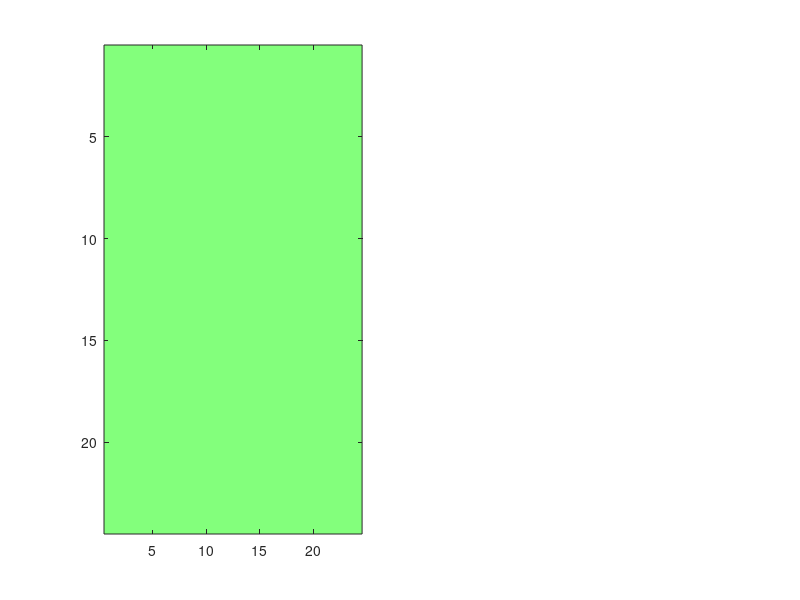

This figure's MATLAB source: (Note: this script raises an error after producing the figure.)
%% Step 3: Organize PSI values by channel pair. 

Condition         = 'OnlyPrior';                                                 % Options: 'OnlyPrior' or 'OnlyPretone' or 'Both'
Frequency_Band    = 'theta';
Behavior          = 'correct';
Congruency        = 'congruent';
SNR               = [-11/6, -5/3, 5/3, 11/6, -1.5000, -1.2500, 1.2500, 1.5000];  % Options: any combination of  -11/6, -5/3, -1.5000, -1.2500, 0, 1.2500, 1.5000, 5/3, 11/6; 
animals           = {'MrCassius'};                                                     % Options: 'MrCassius' and/or 'MrM'
rootdir           = 'C:\Users\auditory research la\OneDrive\Desktop\Sonia_Data\Expectation_Connectivity_Results_FullArray\theta';                                 
sessions          = dir(fullfile(rootdir, '19*'));

% Define the PFC and AC channel labels and generate temporary grids

channels               = arrayfun(@(x) sprintf('ch%02d', x), 1:24, 'UniformOutput', false);
OnlyPrior_PSI_grid   = cell(24, 24); 
OnlyPretone_PSI_grid = cell(24, 24);

%% Loop through all sessions and sort PSI values by channel-pair 

for i = 1:length(sessions)

    RecDate = sessions(i).name;

    for j = 1:length(animals)
        Animal = animals{j};
        session_path = fullfile(rootdir, RecDate, Animal);

        if exist(session_path, 'dir') % Check if the directory exists
            PSI_OnlyPrior_file   = dir(fullfile(session_path, [Animal, '_', RecDate, '_', 'OnlyPrior_',  Behavior,'_', Congruency, '_', Frequency_Band,'_PSI.mat']));
            PSI_OnlyPretone_file = dir(fullfile(session_path, [Animal, '_', RecDate, '_','OnlyPretone_', Behavior,'_', Congruency, '_', Frequency_Band,'_PSI.mat']));

            if ~isempty(PSI_OnlyPrior_file)
                fprintf('Processing session %s:\n', RecDate);
            else
                continue;
            end

      for k = 1:length(PSI_OnlyPrior_file)

        PSI_OnlyPrior_filename   = PSI_OnlyPrior_file(k).name;
        PSI_OnlyPretone_filename = PSI_OnlyPretone_file(k).name;

        temp_OnlyPrior_dir   = fullfile(session_path, PSI_OnlyPrior_filename);
        temp_OnlyPretone_dir = fullfile(session_path, PSI_OnlyPretone_filename);

        % Load the .mat file safely
         load(temp_OnlyPrior_dir,'PSI_OnlyPrior' );
         load(temp_OnlyPretone_dir,'PSI_OnlyPretone');

       OnlyPrior_Matrix     = PSI_OnlyPrior.psispctrm; 
       OnlyPrior_labels     = PSI_OnlyPrior.labelcmb;         
       OnlyPretone_Matrix   = PSI_OnlyPretone.psispctrm; 
       OnlyPretone_labels   = PSI_OnlyPretone.labelcmb;       

      end    

           % Populate OnlyPrior_PSI_grid with data 

           for rowIdx_1 = 1:size(OnlyPrior_Matrix, 1)

            % Extract channel pair from label
            pfcLabel = OnlyPrior_labels{rowIdx_1, 1};  % First column: PFC label (e.g., 'D1_PFC_ch05')
            acLabel  = OnlyPrior_labels{rowIdx_1, 2};  % Second column: AC label (e.g., 'D3_AC_ch04')

            % Remove the 'D' component and isolate the channel labels
            pfcChannel = regexp(pfcLabel, 'PFC_ch\d+', 'match', 'once');  % Extract PFC channel
            acChannel  = regexp(acLabel, 'AC_ch\d+', 'match', 'once');    % Extract AC channel

            % Find indices in the grid
            pfcIdx = find(strcmp(channels, strrep(pfcChannel, 'PFC_', '')));
            acIdx  = find(strcmp(channels,  strrep(acChannel, 'AC_', '')));

                % Assign the data row to the grid position
                if ~isempty(pfcIdx) && ~isempty(acIdx)
                    if isempty(OnlyPrior_PSI_grid{pfcIdx, acIdx})
                    % Initialize the cell with the first row of data
                    OnlyPrior_PSI_grid{pfcIdx, acIdx} = OnlyPrior_Matrix(rowIdx_1, :);
                    else
                    % Append the new row of data to the existing data
                    OnlyPrior_PSI_grid{pfcIdx, acIdx} = [OnlyPrior_PSI_grid{pfcIdx, acIdx}; OnlyPrior_Matrix(rowIdx_1, :)];
                    end

                end
           end

           % Populate OnlyPretone_PSI_grid with data 

           for rowIdx_2 = 1:size(OnlyPretone_Matrix, 1)

            % Extract channel pair from label
            pfcLabel = OnlyPretone_labels{rowIdx_2, 1};  % First column: PFC label (e.g., 'D1_PFC_ch05')
            acLabel  = OnlyPretone_labels{rowIdx_2, 2};  % Second column: AC label (e.g., 'D3_AC_ch04')

            % Remove the 'D' component and isolate the channel labels
            pfcChannel = regexp(pfcLabel, 'PFC_ch\d+', 'match', 'once'); % Extract PFC channel
            acChannel  = regexp(acLabel, 'AC_ch\d+', 'match', 'once');    % Extract AC channel

            % Find indices in the grid
            pfcIdx = find(strcmp(channels, strrep(pfcChannel, 'PFC_', '')));
            acIdx  = find(strcmp(channels, strrep(acChannel, 'AC_', '')));

                % Assign the data row to the grid position
                if ~isempty(pfcIdx) && ~isempty(acIdx)
                    if isempty(OnlyPretone_PSI_grid{pfcIdx, acIdx})
                    % Initialize the cell with the first row of data
                    OnlyPretone_PSI_grid{pfcIdx, acIdx} = OnlyPretone_Matrix(rowIdx_2, :);
                    else
                    % Append the new row of data to the existing data
                    OnlyPretone_PSI_grid{pfcIdx, acIdx} = [OnlyPretone_PSI_grid{pfcIdx, acIdx}; OnlyPretone_Matrix(rowIdx_2, :)];
                    end                 
                end
           end

         end
     end
end




%% Average selected bands to output a single PSI value per channel pair (OnlyPrior)


if strcmp(Frequency_Band,'theta') == 1
% Define the range of columns to average
columnRange = 5:8;

% Initialize a new grid to store the averaged values
OnlyPrior_averagedGrid = nan(24, 24); % Use NaN to handle empty grid positions

% Loop through each position in the grid
for pfcIdx = 1:24
    for acIdx = 1:24
        % Check if the grid position contains data
        if ~isempty(OnlyPrior_PSI_grid{pfcIdx, acIdx})
            % Extract the data matrix for the current position
            dataposition = OnlyPrior_PSI_grid{pfcIdx, acIdx};

            % Compute the average of the selected columns
            columnAverage = mean(dataposition(:, columnRange), 'all', 'omitnan');

            % Store the average in the new grid
            OnlyPrior_averagedGrid(pfcIdx, acIdx) = columnAverage;
        end
    end
end
end



if strcmp(Frequency_Band,'beta') == 1
% Define the range of columns to average
columnRange = 15:30;

% Initialize a new grid to store the averaged values
OnlyPrior_averagedGrid = nan(24, 24); % Use NaN to handle empty grid positions

% Loop through each position in the grid
for pfcIdx = 1:24
    for acIdx = 1:24
        % Check if the grid position contains data
        if ~isempty(OnlyPrior_PSI_grid{pfcIdx, acIdx})
            % Extract the data matrix for the current position
            dataposition = OnlyPrior_PSI_grid{pfcIdx, acIdx};

            % Compute the average of the selected columns
            columnAverage = mean(dataposition(:, columnRange), 'all', 'omitnan');

            % Store the average in the new grid
            OnlyPrior_averagedGrid(pfcIdx, acIdx) = columnAverage;
        end
    end
end
end


%% Average selected bands to output a single PSI value per channel pair (OnlyPretone)

if strcmp(Frequency_Band,'theta') == 1
% Define the range of columns to average
columnRange = 5:8;

% Initialize a new grid to store the averaged values
OnlyPretone_averagedGrid = nan(24, 24); % Use NaN to handle empty grid positions

% Loop through each position in the grid
for pfcIdx = 1:24
    for acIdx = 1:24
        % Check if the grid position contains data
        if ~isempty(OnlyPretone_PSI_grid{pfcIdx, acIdx})
            % Extract the data matrix for the current position
            dataposition = OnlyPretone_PSI_grid{pfcIdx, acIdx};

            % Compute the average of the selected columns
            columnAverage = mean(dataposition(:, columnRange), 'all', 'omitnan');

            % Store the average in the new grid
            OnlyPretone_averagedGrid(pfcIdx, acIdx) = columnAverage;
        end
    end
end
end

if strcmp(Frequency_Band,'beta') == 1
% Define the range of columns to average
columnRange = 15:30;

% Initialize a new grid to store the averaged values
OnlyPretone_averagedGrid = nan(24, 24); % Use NaN to handle empty grid positions

% Loop through each position in the grid
for pfcIdx = 1:24
    for acIdx = 1:24
        % Check if the grid position contains data
        if ~isempty(OnlyPretone_PSI_grid{pfcIdx, acIdx})
            % Extract the data matrix for the current position
            dataposition = OnlyPretone_PSI_grid{pfcIdx, acIdx};

            % Compute the average of the selected columns
            columnAverage = mean(dataposition(:, columnRange), 'all', 'omitnan');

            % Store the average in the new grid
            OnlyPretone_averagedGrid(pfcIdx, acIdx) = columnAverage;
        end
    end
end
end

%

%% Plot average PSI 

% Replace NaNs with zero
OnlyPrior_averagedGrid(isnan(OnlyPrior_averagedGrid)) = 0;
OnlyPretone_averagedGrid(isnan(OnlyPretone_averagedGrid)) = 0;

% % % Determine the global color range
% globalMin = 0.00;
% globalMax = 0.025;
% % 
% % % Clamp values to the global color range
% averagedGrid_1_clamped = max(globalMin, min(globalMax, OnlyPrior_averagedGrid));
% averagedGrid_2_clamped = max(globalMin, min(globalMax, OnlyPretone_averagedGrid));

averagedGrid_1_clamped = OnlyPrior_averagedGrid;
averagedGrid_2_clamped = OnlyPretone_averagedGrid;

% Plot the first heatmap
figure(1);
subplot(1, 2, 1);
imagesc(averagedGrid_1_clamped);
colormap(jet(256)); % 256 instead of default 64
%colormap(jet)
clim([globalMin, globalMax]);
colorbar;
xlabel('AC Channels');
ylabel('PFC Channels');
title(['OnlyPrior-',  Frequency_Band, '-', Animal]);
xticks(1:24);
yticks(1:24);
xticklabels(arrayfun(@(x) sprintf('ch%02d', x), 1:24, 'UniformOutput', false));
yticklabels(arrayfun(@(x) sprintf('ch%02d', x), 1:24, 'UniformOutput', false));
axis square;

% Plot the second heatmap
subplot(1, 2, 2);
imagesc(averagedGrid_2_clamped);
colormap(jet(256)); % 256 instead of default 64
clim([globalMin, globalMax]);
colorbar;
xlabel('AC Channels');
ylabel('PFC Channels');
title(['OnlyPretone-',  Frequency_Band, '-', Animal]);
xticks(1:24);
yticks(1:24);
xticklabels(arrayfun(@(x) sprintf('ch%02d', x), 1:24, 'UniformOutput', false));
yticklabels(arrayfun(@(x) sprintf('ch%02d', x), 1:24, 'UniformOutput', false));
axis square;

% %% Statistics
% 
% % Initialize an empty array to store all trials
% OnlyPrior_all_trials = [];
% 
% % Iterate through each cell in preCueOnset_PSI_grid
% for i = 1:numel(OnlyPrior_PSI_grid)
%     % Concatenate the trials from the current cell
%     OnlyPrior_all_trials = [OnlyPrior_all_trials; OnlyPrior_PSI_grid{i}];
% end
% 
% % Initialize an empty array to store all trials
% OnlyPretone_all_trials = [];
% 
% % Iterate through each cell in testToneOnset_PSI_grid
% for b = 1:numel(OnlyPretone_PSI_grid)
%     % Concatenate the trials from the current cell
%     OnlyPretone_all_trials = [OnlyPretone_all_trials; OnlyPretone_PSI_grid{b}];
% end
% 
% 
% %% Band-wise collect all values for each channel pair, and collapse into column
% 
% if strcmp(Frequency_Band,'theta') == 1
% 
% % Extract columns 5 to 8 and reshape into a single column
% OnlyPrior_theta = OnlyPrior_all_trials(:, 5:8);
% OnlyPrior_theta = OnlyPrior_theta(:);
% 
% OnlyPretone_theta = OnlyPretone_all_trials(:, 5:8);
% OnlyPretone_theta = OnlyPretone_theta(:);
% 
% OnlyPrior_PFC_2_AC = OnlyPrior_theta(OnlyPrior_theta > 0);
% OnlyPrior_AC_2_PFC = OnlyPrior_theta(OnlyPrior_theta < 0);
% 
% OnlyPretone_PFC_2_AC = OnlyPretone_theta(OnlyPretone_theta > 0);
% OnlyPretone_AC_2_PFC = OnlyPretone_theta(OnlyPretone_theta < 0);
% 
% end
% 
% 
% if strcmp(Frequency_Band,'alpha') == 1
% 
% % Extract columns 5 to 8 and reshape into a single column
% OnlyPrior_alpha = preCue_all_trials(:, 9:14);
% OnlyPrior_alpha = OnlyPrior_alpha(:);
% 
% OnlyPretone_alpha = OnlyPretone_all_trials(:, 9:14);
% OnlyPretone_alpha = OnlyPretone_alpha(:);
% 
% OnlyPrior_PFC_2_AC = OnlyPrior_alpha(OnlyPrior_alpha > 0);
% OnlyPrior_AC_2_PFC = OnlyPrior_alpha(OnlyPrior_alpha < 0);
% 
% OnlyPretone_PFC_2_AC = OnlyPretone_alpha(OnlyPretone_alpha > 0);
% OnlyPretone_AC_2_PFC = OnlyPretone_alpha(OnlyPretone_alpha < 0);
% 
% end
% 
% if strcmp(Frequency_Band,'beta') == 1
% 
% % Extract columns 5 to 8 and reshape into a single column
% OnlyPrior_alpha = preCue_all_trials(:, 15:30);
% OnlyPrior_alpha = OnlyPrior_alpha(:);
% 
% OnlyPretone_alpha = OnlyPretone_all_trials(:, 15:30);
% OnlyPretone_alpha = OnlyPretone_alpha(:);
% 
% OnlyPrior_PFC_2_AC = OnlyPrior_alpha(OnlyPrior_alpha > 0);
% OnlyPrior_AC_2_PFC = OnlyPrior_alpha(OnlyPrior_alpha < 0);
% 
% OnlyPretone_PFC_2_AC = OnlyPretone_alpha(OnlyPretone_alpha > 0);
% OnlyPretone_AC_2_PFC = OnlyPretone_alpha(OnlyPretone_alpha < 0);
% 
% end
% 
% %%
% 
% % Combine the two arrays
% OnlyPrior_combined_array   = [OnlyPrior_PFC_2_AC; OnlyPrior_AC_2_PFC];
% OnlyPrior_combined_array   = abs(OnlyPrior_combined_array);
% 
% OnlyPretone_combined_array = [OnlyPretone_PFC_2_AC; OnlyPretone_AC_2_PFC];
% OnlyPretone_combined_array = abs(OnlyPretone_combined_array);
% 
% %%
% 
% % save(fullfile('C:\Users\Corey Roach\Desktop\Expectation_Analysis', 'Belt_PSI_Values.mat'), 'OnlyPrior_combined_array', 'OnlyPretone_combined_array');
% 
% %%
% % Perform the Mann-Whitney U test (Wilcoxon rank-sum test) twice
% [p, h, stats] = ranksum(OnlyPrior_combined_array, OnlyPretone_combined_array);  
% 
% % Bonferroni correction: adjust p-value threshold for two tests
% alpha = 0.05;
% adjusted_alpha = alpha / 4;
% 
% % Display adjusted p-values and significance results
% % fprintf('Adjusted p-value for test 1: %.4f\n', PFC_2_AC_p);
% % fprintf('Adjusted p-value for test 2: %.4f\n', AC_2_PFC_p);
% % fprintf('Test 1 significant (Bonferroni): %d\n', PFC_2_AC_p < adjusted_alpha);
% % fprintf('Test 2 significant (Bonferroni): %d\n', AC_2_PFC_p < adjusted_alpha);
% 
% % Calculate means and 95% CI for both data sets
% mean1 = mean(OnlyPrior_combined_array);
% mean2 = mean(OnlyPretone_combined_array);
% stderr1 = std(OnlyPrior_combined_array) / sqrt(length(OnlyPrior_combined_array));  % Standard error of the mean
% stderr2 = std(OnlyPretone_combined_array) / sqrt(length(OnlyPretone_combined_array));  % Standard error of the mean
% CI1 = 1.96 * stderr1;  % 95% confidence interval for data1
% CI2 = 1.96 * stderr2;  % 95% confidence interval for data2
% 
% % Plot grouped bars
% hold on 
% bar(1, mean1, 'FaceColor', [0.4, 0.8, 1.0], 'EdgeColor', 'k', 'BarWidth', .75);
% bar(2, mean2, 'FaceColor', [1.0, 0.7, 0.3], 'EdgeColor', 'k', 'BarWidth', .75);
% 
% % Add error bars for 95% CI
% errorbar(1, mean1, CI1, 'k', 'LineStyle', 'none', 'LineWidth', 1.5);
% errorbar(2, mean2, CI2, 'k', 'LineStyle', 'none', 'LineWidth', 1.5);
% 
% % Customize the plot
% set(gca, 'XTick', [1 2], 'XTickLabel', {'LED', 'Pretone'});  % Set x-axis labels to 'LED' and 'Pretone'
% ylim([0 .018])
% ylabel('Mean PSI Value');
% %title('Mean PSI with 95% Confidence Interval');
% 
% % Adjust the axis to reduce space between bars
% set(gca, 'XLim', [0.5 2.5]);  % Adjust the x-axis limits to reduce space between bars
% 
% hold off;

% %% plotting histogram 
% 
% %[~, bins] = hist([OnlyPrior_PFC_2_AC; abs(OnlyPrior_AC_2_PFC); OnlyPretone_PFC_2_AC; abs(OnlyPretone_AC_2_PFC)], 100);
% load('C:\Users\Corey Roach\Documents\00_DATA\bins.mat')
% 
% % Compute histograms for each dataset
% posCounts_1 = hist(OnlyPrior_PFC_2_AC, bins);
% negCounts_1 = hist(abs(OnlyPrior_AC_2_PFC), bins);
% posCounts_2 = hist(OnlyPretone_PFC_2_AC, bins);
% negCounts_2 = hist(abs(OnlyPretone_AC_2_PFC), bins);
% 
% % Normalize counts to percentages
% posCounts_1 = posCounts_1 / sum(posCounts_1) * 100;
% negCounts_1 = negCounts_1 / sum(negCounts_1) * 100;
% posCounts_2 = posCounts_2 / sum(posCounts_2) * 100;
% negCounts_2 = negCounts_2 / sum(negCounts_2) * 100;
% 
% % Plot histograms
% 
% figure(2);
% 
% hold on;
% % Condition 1: Red (Positive) & Soft Red (Negative)
% bar(bins,   posCounts_1,   'FaceColor', [1, 0.6, 0.6], 'FaceAlpha', 0.5,'EdgeColor', 'k', 'BarWidth', 1);  % Soft Red with black edges;                    % Red with black edges
% bar(-bins,  -negCounts_1,  'FaceColor', [0.6, 0.6, 1], 'FaceAlpha', 0.5, 'EdgeColor', 'k', 'BarWidth', 1); % Soft Blue with black edges
% 
% 
% % Labels and Legend
% xlabel('PSI Value');
% ylabel('Proportion of Sites');
% % ylim([-65 65])
% % xlim([-.15 .15])
% axis([-.025 .025 -65 65]) 
% leg = legend({'Top-down  Direction', 'Bottom-up Direction'}, 'Location', 'SouthEast');
% set(leg, 'FontSize', 12); % Reduce legend font size
% 
% % Improve aesthetics
% set(gca, 'FontSize', 18, 'LineWidth', 1.5); % Keep axis font size at 18
% box on;
% hold off;

% figure(3)
% 
% hold on 
% bar(bins,   posCounts_2,   'FaceColor', [1, 0.6, 0.6], 'FaceAlpha', 0.5,'EdgeColor', 'k', 'BarWidth', 1);  % Soft Red with black edges;                    % Red with black edges
% bar(-bins,  -negCounts_2,  'FaceColor', [0.6, 0.6, 1], 'FaceAlpha', 0.5, 'EdgeColor', 'k', 'BarWidth', 1); % Soft Blue with black edges
% 
% % Labels and Legend
% xlabel('PSI Value', 'FontSize', 18);
% ylabel('Proportion of Sites', 'FontSize', 18);
% axis([-.025 .025 -65 65]) 
% 
% % Set legend and adjust its font size
% leg = legend({'Top-down  Direction', 'Bottom-up Direction'}, 'Location', 'SouthEast');
% set(leg, 'FontSize', 12); % Reduce legend font size
% 
% % Improve aesthetics
% set(gca, 'FontSize', 18, 'LineWidth', 1.5); % Keep axis font size at 18
% box on;
% hold off;
% 
% %'FaceColor', [1, 0.6, 0.6], 'FaceAlpha', 0.5,'EdgeColor', 'k', 'BarWidth', 1);  % Soft Red with black edges;
% %FaceColor', [0.6, 0.6, 1], 'FaceAlpha', 0.5, 'EdgeColor', 'k', 'BarWidth', 1); % Soft Blue with black edges;

% %% Statistics
% 
% % Assuming preCue and testTone are both 20x20 cell arrays
% % and each cell contains a struct with numeric fields
% 
% 
% subtracted_PSI_grid = cell(size(OnlyPrior_PSI_grid)); % Preallocate
% 
% for i = 1:size(OnlyPrior_PSI_grid, 1)
%     for j = 1:size(OnlyPrior_PSI_grid, 2)
%         subtracted_PSI_grid{i, j} = OnlyPretone_PSI_grid{i, j} - OnlyPrior_PSI_grid{i, j};
%     end
% end
% 
% 
% subtracted_all_trials = [];
% 
% % Iterate through each cell in preCueOnset_PSI_grid
% for i = 1:numel(OnlyPrior_PSI_grid)
%     % Concatenate the trials from the current cell
%    subtracted_all_trials = [subtracted_all_trials; subtracted_PSI_grid{i}];
% end
% 
% % Extract columns 5 to 8 and reshape into a single column
% diff_theta = subtracted_all_trials(:, 5:8);
% diff_theta = diff_theta(:);
% 
% diff_PFC_2_AC = OnlyPrior_theta(OnlyPrior_theta > 0);
% diff_AC_2_PFC = OnlyPrior_theta(OnlyPrior_theta < 0);

%% Jamie Kuminski Core/Belt Analysis

% Core_OnlyPrior_averagedGrid   = OnlyPrior_averagedGrid;
% Core_OnlyPretone_averagedGrid = OnlyPretone_averagedGrid;
% save(fullfile('C:\Users\Corey Roach\Desktop\Expectation_Analysis', 'Core_Spatial_PSI_Values.mat'), 'Core_OnlyPrior_averagedGrid', 'Core_OnlyPretone_averagedGrid');

% Belt_OnlyPrior_averagedGrid   = OnlyPrior_averagedGrid;
% Belt_OnlyPretone_averagedGrid = OnlyPretone_averagedGrid;
% save(fullfile('C:\Users\Corey Roach\Desktop\Expectation_Analysis', 'Belt_Spatial_PSI_Values.mat'), 'Belt_OnlyPrior_averagedGrid', 'Belt_OnlyPretone_averagedGrid');

% Subtract the session-wise means from each other and plot as a histogram.

% % Subtract the conditions
% Belt_Subtracted = Belt_OnlyPrior_averagedGrid - Belt_OnlyPretone_averagedGrid;
% Core_Subtracted = Core_OnlyPrior_averagedGrid - Core_OnlyPretone_averagedGrid; 
% 
% % Reshape the matrices into column vectors
% Belt_Subtracted_Column = Belt_Subtracted(:);
% Core_Subtracted_Column = Core_Subtracted(:);
% 
% % Subtract the conditions
% Belt_Subtracted = Belt_OnlyPrior_averagedGrid - Belt_OnlyPretone_averagedGrid;
% Core_Subtracted = Core_OnlyPrior_averagedGrid - Core_OnlyPretone_averagedGrid; 
% 
% % Reshape the matrices into column vectors
% Belt_Subtracted_Column = Belt_Subtracted(:);
% Core_Subtracted_Column = Core_Subtracted(:);
% 
% % Set the same number of bins for both histograms
% numBins = 20;
% 
% % Calculate the edges for both histograms using the same bin range
% edges = linspace(min([Belt_Subtracted_Column; Core_Subtracted_Column]), max([Belt_Subtracted_Column; Core_Subtracted_Column]), numBins+1);
% 
% % Calculate the histogram counts for each condition using the same bin edges
% [counts_belt, ~] = histcounts(Belt_Subtracted_Column, edges);
% [counts_core, ~] = histcounts(Core_Subtracted_Column, edges);
% 
% % Plot the histograms with transparency
% hold on;
% 
% % Plot the first histogram for Belt_Subtracted with a specific color and transparency
% h1 = bar(edges(1:end-1), counts_belt, 'FaceColor', [0.4, 1.0, 0.4], 'EdgeColor', 'k', 'BarWidth', 1);
% set(h1, 'FaceAlpha', 0.5);  % Set transparency for Belt_Subtracted
% 
% % Plot the second histogram for Core_Subtracted with a different color and transparency
% h2 = bar(edges(1:end-1), counts_core, 'FaceColor', [1.0, 0.4, 0.4], 'EdgeColor', 'k', 'BarWidth', 1);
% set(h2, 'FaceAlpha', 0.5);  % Set transparency for Core_Subtracted
% 
% hold off;
% 
% % Customize the plot
% set(gca, 'XTick', linspace(min(edges), max(edges), numBins), 'XTickLabel', round(linspace(min(edges), max(edges), numBins), 2));  % Set x-axis labels
% ylabel('Frequency');
% xlabel('Subtracted mean PSI values');% 
% % Optionally, add a legend to differentiate the histograms
% legend({'Belt Subtracted', 'Core Subtracted'});



%%

% % Perform K-S test for normality on Core_Subtracted and Belt_Subtracted
% % Null Hypothesis: Data follows a normal distribution
% 
% % Test on Core_Subtracted (shifted to zero mean)
% [h_core, p_core] = kstest(Core_Subtracted_Column - mean(Core_Subtracted_Column));  % Center around zero
% fprintf('K-S Test for Core Subtracted: h = %d, p = %.4f\n', h_core, p_core);
% 
% % Test on Belt_Subtracted (shifted to zero mean)
% [h_belt, p_belt] = kstest(Belt_Subtracted_Column - mean(Belt_Subtracted_Column));  % Center around zero
% fprintf('K-S Test for Belt Subtracted: h = %d, p = %.4f\n', h_belt, p_belt);
% 
% % Perform K-S test to compare the distributions of Core and Belt Subtracted
% % Null Hypothesis: The two samples are from the same distribution
% 
% % Perform K-S test between the two distributions
% [h_ks, p_ks] = kstest2(Core_Subtracted_Column, Belt_Subtracted_Column);  % Compare distributions
% fprintf('K-S Test between Core and Belt Subtracted: h = %d, p = %.4f\n', h_ks, p_ks);
% 
% 
% % Skewness and Kurtosis for Core_Subtracted
% skew_core = skewness(Core_Subtracted_Column);
% kurtosis_core = kurtosis(Core_Subtracted_Column);
% 
% % Skewness and Kurtosis for Belt_Subtracted
% skew_belt = skewness(Belt_Subtracted_Column);
% kurtosis_belt = kurtosis(Belt_Subtracted_Column);
% 
% % Display the results
% fprintf('Core Subtracted - Skewness: %.4f, Kurtosis: %.4f\n', skew_core, kurtosis_core);
% fprintf('Belt Subtracted - Skewness: %.4f, Kurtosis: %.4f\n', skew_belt, kurtosis_belt);
